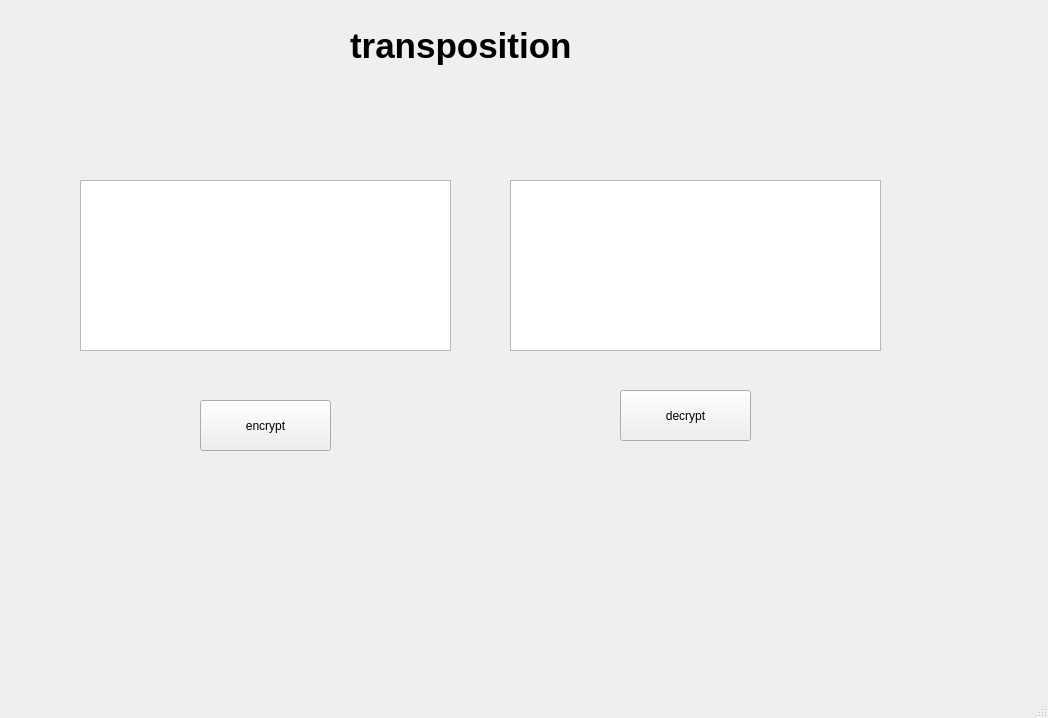
<?xml version="1.0" encoding="UTF-8"?>
<ui version="4.0">
 <class>MainWindow</class>
 <widget class="QMainWindow" name="MainWindow">
  <property name="geometry">
   <rect>
    <x>0</x>
    <y>0</y>
    <width>1048</width>
    <height>718</height>
   </rect>
  </property>
  <property name="windowTitle">
   <string>MainWindow</string>
  </property>
  <widget class="QWidget" name="centralwidget">
   <widget class="QLabel" name="label">
    <property name="geometry">
     <rect>
      <x>180</x>
      <y>390</y>
      <width>47</width>
      <height>13</height>
     </rect>
    </property>
    <property name="text">
     <string/>
    </property>
   </widget>
   <widget class="QToolButton" name="btn_encrypt">
    <property name="geometry">
     <rect>
      <x>200</x>
      <y>400</y>
      <width>131</width>
      <height>51</height>
     </rect>
    </property>
    <property name="text">
     <string>encrypt</string>
    </property>
   </widget>
   <widget class="QToolButton" name="btn_decrypt">
    <property name="geometry">
     <rect>
      <x>620</x>
      <y>390</y>
      <width>131</width>
      <height>51</height>
     </rect>
    </property>
    <property name="text">
     <string>decrypt</string>
    </property>
   </widget>
   <widget class="QPlainTextEdit" name="txt_plain">
    <property name="geometry">
     <rect>
      <x>80</x>
      <y>180</y>
      <width>371</width>
      <height>171</height>
     </rect>
    </property>
   </widget>
   <widget class="QPlainTextEdit" name="txt_cipher">
    <property name="geometry">
     <rect>
      <x>510</x>
      <y>180</y>
      <width>371</width>
      <height>171</height>
     </rect>
    </property>
   </widget>
   <widget class="QLabel" name="label_2">
    <property name="geometry">
     <rect>
      <x>350</x>
      <y>0</y>
      <width>241</width>
      <height>91</height>
     </rect>
    </property>
    <property name="font">
     <font>
      <pointsize>26</pointsize>
      <weight>75</weight>
      <bold>true</bold>
     </font>
    </property>
    <property name="text">
     <string>transposition</string>
    </property>
   </widget>
  </widget>
  <widget class="QMenuBar" name="menubar">
   <property name="geometry">
    <rect>
     <x>0</x>
     <y>0</y>
     <width>1048</width>
     <height>21</height>
    </rect>
   </property>
  </widget>
  <widget class="QStatusBar" name="statusbar"/>
 </widget>
 <resources/>
 <connections/>
</ui>
